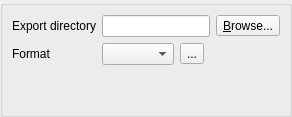
     <widget class="QWidget" name="page">
      <layout class="QGridLayout" name="gridLayout_7" columnstretch="0">
       <property name="leftMargin">
        <number>0</number>
       </property>
       <property name="topMargin">
        <number>0</number>
       </property>
       <property name="rightMargin">
        <number>0</number>
       </property>
       <property name="bottomMargin">
        <number>0</number>
       </property>
       <item row="0" column="0">
        <widget class="QGroupBox" name="groupBox">
         <property name="title">
          <string notr="true"/>
         </property>
         <layout class="QGridLayout" name="gridLayout_8" columnstretch="0,0,0,1,0">
          <item row="1" column="0">
           <widget class="QLabel" name="label_2">
            <property name="text">
             <string>Format</string>
            </property>
           </widget>
          </item>
          <item row="0" column="0">
           <widget class="QLabel" name="label_14">
            <property name="text">
             <string>Export directory</string>
            </property>
            <property name="alignment">
             <set>Qt::AlignRight|Qt::AlignTrailing|Qt::AlignVCenter</set>
            </property>
           </widget>
          </item>
          <item row="2" column="0">
           <spacer name="verticalSpacer_3">
            <property name="orientation">
             <enum>Qt::Vertical</enum>
            </property>
            <property name="sizeHint" stdset="0">
             <size>
              <width>20</width>
              <height>40</height>
             </size>
            </property>
           </spacer>
          </item>
          <item row="1" column="1">
           <widget class="QComboBox" name="exportFormatCombo"/>
          </item>
          <item row="1" column="2">
           <widget class="QToolButton" name="exportFormatToolbutton">
            <property name="text">
             <string>...</string>
            </property>
           </widget>
          </item>
          <item row="0" column="1" colspan="3">
           <widget class="QLineEdit" name="exportDirectoryEdit">
            <property name="readOnly">
             <bool>true</bool>
            </property>
           </widget>
          </item>
          <item row="0" column="4">
           <widget class="QToolButton" name="exportFileButton">
            <property name="text">
             <string>&amp;Browse...</string>
            </property>
            <property name="icon">
             <iconset theme="document-open">
              <normaloff>.</normaloff>.</iconset>
            </property>
            <property name="toolButtonStyle">
             <enum>Qt::ToolButtonTextBesideIcon</enum>
            </property>
           </widget>
          </item>
         </layout>
        </widget>
       </item>
      </layout>
     </widget>
